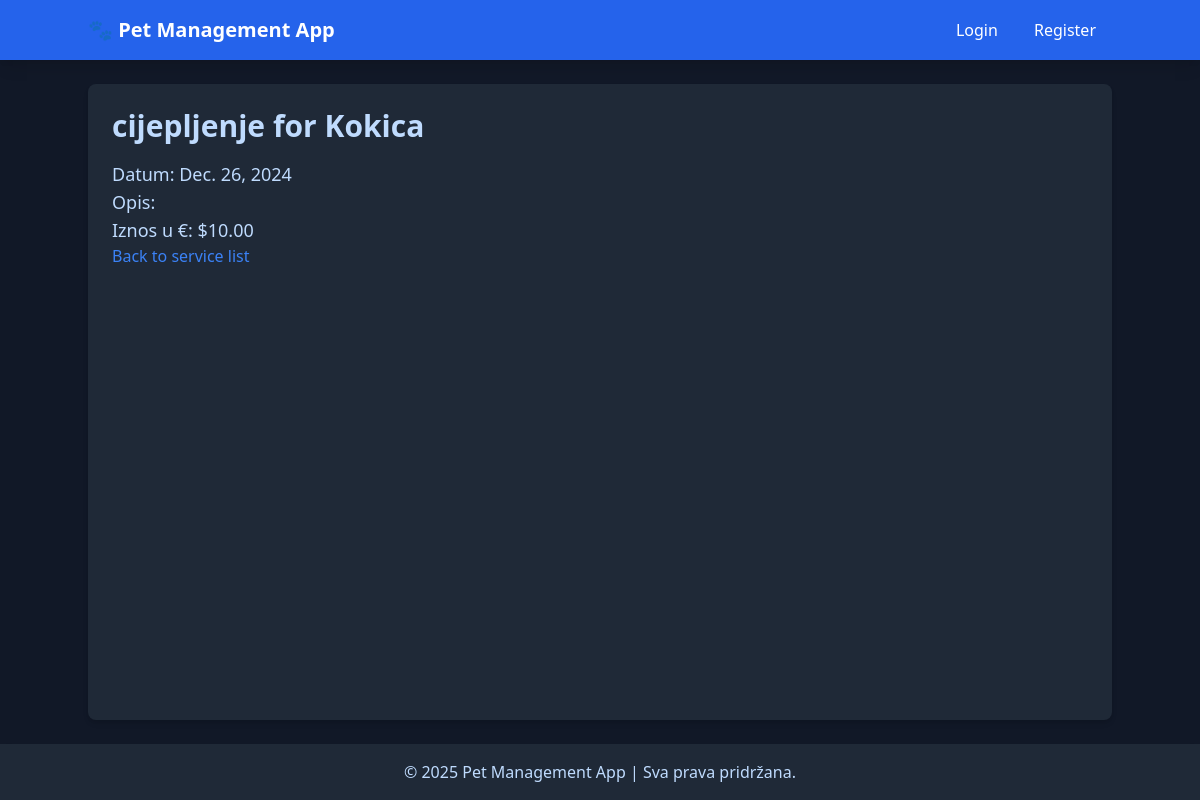
Screenshot of /vet_services/4/ with the database file from the repository.
### pets/models.py (models this page shows, shortened)
class VeterinaryService(models.Model):
    SERVICE_CHOICES = [
        ('cijepljenje', 'Cijepljenje'),
        ('pregled', 'Generalni pregled'),
        ('operacija', 'Operacija'),
        ('dental', 'Dentalni zahvat'),
        ('šišanje', 'Šišanje'),
    ]
    pet = models.ForeignKey(Pet, on_delete=models.CASCADE)
    service_date = models.DateField()
    service_type = models.CharField(max_length=50, choices=SERVICE_CHOICES)
    description = models.TextField(blank=True, null=True)
    cost = models.DecimalField(max_digits=10, decimal_places=2)

class Pet(models.Model):
    name = models.CharField(max_length=100)
    species = models.CharField(max_length=50, choices=[
        ('pas', 'Pas'),
        ('mačka', 'Mačka'),
        ('ptica', 'Ptica'),
        ('drugo', 'Drugo'),
    ])
    breed = models.CharField(max_length=100, blank=True, null=True)
    age = models.PositiveIntegerField()
    owner_name = models.CharField(max_length=100)
    owner_contact = models.CharField(max_length=15)

### pets/views.py (the view)
# urls.py: path('vet_services/<int:pk>/', VeterinaryServiceDetailView.as_view(), name='vet_service_detail'),
class VeterinaryServiceDetailView(DetailView):
    model = VeterinaryService
    template_name = 'vet_services/vet_service_detail.html'
    context_object_name = 'vet_service'

### pets/templates/vet_services/vet_service_detail.html
{% extends 'base.html' %}
{% block content %}
<h1 class="text-3xl font-semibold mb-4">{{ vet_service.service_type }} for {{ vet_service.pet.name }}</h1>
<p class="text-lg">Datum: {{ vet_service.service_date }}</p>
<p class="text-lg">Opis: {{ vet_service.description }}</p>
<p class="text-lg">Iznos u  €: ${{ vet_service.cost }}</p>
<a href="{% url 'vet_service_list' %}" class="text-blue-500 hover:underline">Back to service list</a>
{% endblock %}

### rows the page displays
VeterinaryService: service_type "cijepljenje", pet.name "Kokica", service_date "Dec. 26, 2024", cost "10.00"
